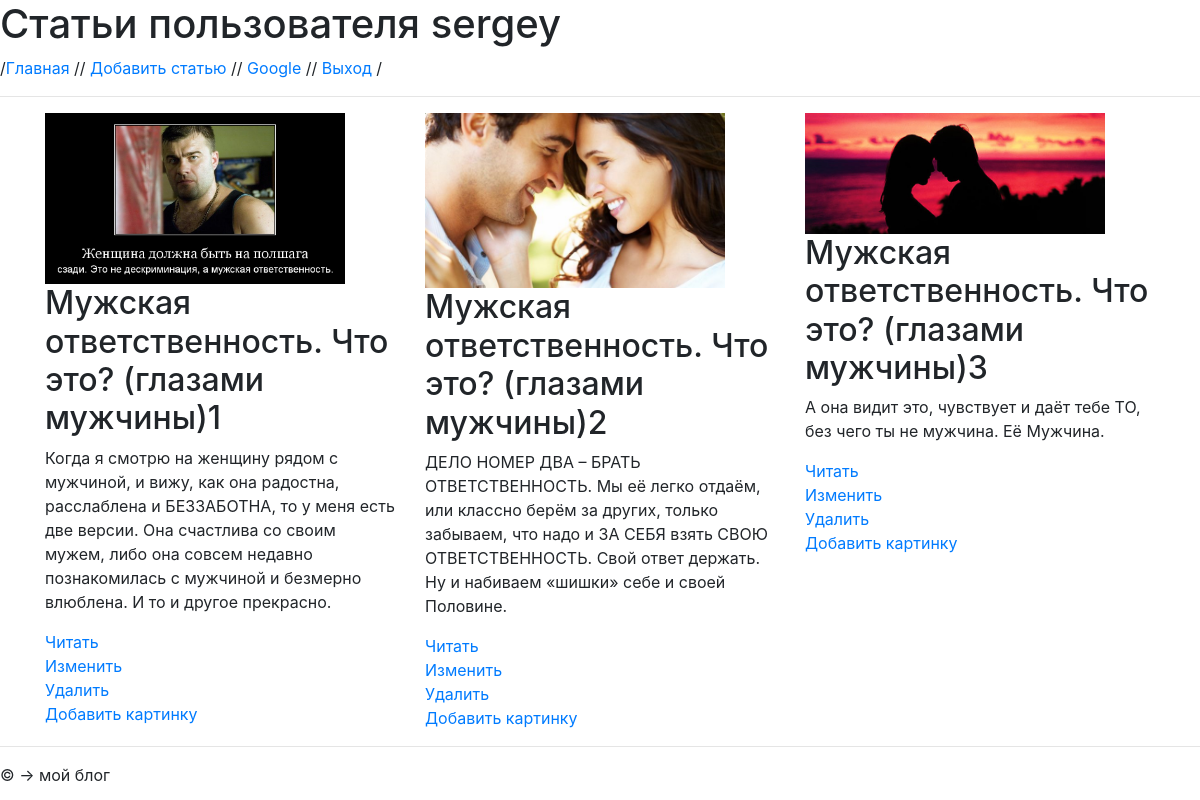
The app's page /user.php (signed in) with its own data.
### tables this page shows
CREATE TABLE `posts` (
  `id` int(11) NOT NULL,
  `user_id` int(11) NOT NULL,
  `picture_name` varchar(60) DEFAULT NULL,
  `name` varchar(255) NOT NULL,
  `description` varchar(255) NOT NULL,
  `article` varchar(2000) NOT NULL
);

### user-posts.php (called while the page is built, shortened)
<?php
$user_id=$_SESSION['user_id'];
$pdo = new PDO('mysql:host=localhost;dbname=php_course','root','');
$statement = $pdo->query("SELECT * FROM posts WHERE user_id='$user_id'");
$posts= $statement->fetchAll(PDO::FETCH_ASSOC);
?>

### user.php (the view, shortened to what this page needs)
<?php
$username=$_SESSION['username'];
?>
   <!doctype html>
<html lang = "en">
	<head>
		<link rel="stylesheet" href="https://stackpath.bootstrapcdn.com/bootstrap/4.1.3/css/bootstrap.min.css">
	</head>
	<body>
		<h1>Статьи пользователя <?echo "$username";?></h1>
		/<a href="index.php">Главная</a> //
		<a href="insert.php">Добавить статью</a> //
		<a href="http://google.com" target="_blank">Google</a> //
		<a href="exit.php?logout">Выход</a> /
		<hr>
		<div class="container">
			<div class="row">
				<?php
				include'user-posts.php';
			    foreach($posts as $post):?>
				<div class="col-md-4">
					<img src="uploads/<?php echo $post['picture_name'];?> " width="300">
					<h2> <?php echo $post['name'];?>  </h2>
					<p>
						<?php echo $post['description'];?>
					</p>
					<a href="post.php?id=<?php echo $post['id'];?>">Читать </a><br>
					<a href="update-form.php?id=<?php echo $post['id'];?>">Изменить</a><br>
					<a href="delete-form.php?name=<?php echo $post['name'];?>">Удалить</a><br>
					<a href="picture.php?name=<?php echo $post['name'];?>">Добавить картинку</a>
				</div>
				<?php endforeach;?>
			</div>
		</div>
		<hr>
   		&copy; &rarr; мой блог
	</body>
</html>

### records on screen
posts: picture_name (picture), name "Мужская ответственность. Что это? (глазами мужчины)1", description "Когда я смотрю на женщину рядом с мужчиной, и вижу, как она радостна, расслаблена и БЕЗЗАБОТНА, то у меня есть две версии. Она счастлива со своим мужем, либо она совсем недавно познакомилась с мужчиной и безмерно влюблена. И то и другое прекрасно."
posts: picture_name (picture), name "Мужская ответственность. Что это? (глазами мужчины)2", description "ДЕЛО НОМЕР ДВА – БРАТЬ ОТВЕТСТВЕННОСТЬ. Мы её легко отдаём, или классно берём за других, только забываем, что надо и ЗА СЕБЯ взять СВОЮ ОТВЕТСТВЕННОСТЬ. Свой ответ держать. Ну и набиваем «шишки» себе и своей Половине."
posts: picture_name (picture), name "Мужская ответственность. Что это? (глазами мужчины)3", description "А она видит это, чувствует и даёт тебе ТО, без чего ты не мужчина. Её Мужчина."

### other values on screen
$username "sergey"
